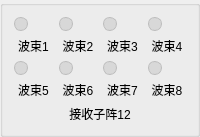
           <widget class="QGroupBox" name="grpArrayRx12">
            <property name="title">
             <string/>
            </property>
            <layout class="QVBoxLayout" name="layoutArrayRx12">
             <item>
              <layout class="QGridLayout" name="layoutArrayBeamsRx12">
               <item row="0" column="0">
                <layout class="QVBoxLayout" name="layoutRx12Beam1">
                 <item>
                  <widget class="QLabel" name="indicatorRx12Beam1">
                   <property name="minimumSize">
                    <size>
                     <width>14</width>
                     <height>14</height>
                    </size>
                   </property>
                   <property name="maximumSize">
                    <size>
                     <width>14</width>
                     <height>14</height>
                    </size>
                   </property>
                   <property name="styleSheet">
                    <string notr="true">background:#d8d8d8;border:1px solid #bdbdbd;border-radius:7px;</string>
                   </property>
                   <property name="text">
                    <string/>
                   </property>
                   <property name="alignment">
                    <set>Qt::AlignCenter</set>
                   </property>
                  </widget>
                 </item>
                 <item>
                  <widget class="QLabel" name="lblRx12Beam1">
                   <property name="text">
                    <string>波束1</string>
                   </property>
                   <property name="alignment">
                    <set>Qt::AlignCenter</set>
                   </property>
                  </widget>
                 </item>
                </layout>
               </item>
               <item row="0" column="1">
                <layout class="QVBoxLayout" name="layoutRx12Beam2">
                 <item>
                  <widget class="QLabel" name="indicatorRx12Beam2">
                   <property name="minimumSize">
                    <size>
                     <width>14</width>
                     <height>14</height>
                    </size>
                   </property>
                   <property name="maximumSize">
                    <size>
                     <width>14</width>
                     <height>14</height>
                    </size>
                   </property>
                   <property name="styleSheet">
                    <string notr="true">background:#d8d8d8;border:1px solid #bdbdbd;border-radius:7px;</string>
                   </property>
                   <property name="text">
                    <string/>
                   </property>
                   <property name="alignment">
                    <set>Qt::AlignCenter</set>
                   </property>
                  </widget>
                 </item>
                 <item>
                  <widget class="QLabel" name="lblRx12Beam2">
                   <property name="text">
                    <string>波束2</string>
                   </property>
                   <property name="alignment">
                    <set>Qt::AlignCenter</set>
                   </property>
                  </widget>
                 </item>
                </layout>
               </item>
               <item row="0" column="2">
                <layout class="QVBoxLayout" name="layoutRx12Beam3">
                 <item>
                  <widget class="QLabel" name="indicatorRx12Beam3">
                   <property name="minimumSize">
                    <size>
                     <width>14</width>
                     <height>14</height>
                    </size>
                   </property>
                   <property name="maximumSize">
                    <size>
                     <width>14</width>
                     <height>14</height>
                    </size>
                   </property>
                   <property name="styleSheet">
                    <string notr="true">background:#d8d8d8;border:1px solid #bdbdbd;border-radius:7px;</string>
                   </property>
                   <property name="text">
                    <string/>
                   </property>
                   <property name="alignment">
                    <set>Qt::AlignCenter</set>
                   </property>
                  </widget>
                 </item>
                 <item>
                  <widget class="QLabel" name="lblRx12Beam3">
                   <property name="text">
                    <string>波束3</string>
                   </property>
                   <property name="alignment">
                    <set>Qt::AlignCenter</set>
                   </property>
                  </widget>
                 </item>
                </layout>
               </item>
               <item row="0" column="3">
                <layout class="QVBoxLayout" name="layoutRx12Beam4">
                 <item>
                  <widget class="QLabel" name="indicatorRx12Beam4">
                   <property name="minimumSize">
                    <size>
                     <width>14</width>
                     <height>14</height>
                    </size>
                   </property>
                   <property name="maximumSize">
                    <size>
                     <width>14</width>
                     <height>14</height>
                    </size>
                   </property>
                   <property name="styleSheet">
                    <string notr="true">background:#d8d8d8;border:1px solid #bdbdbd;border-radius:7px;</string>
                   </property>
                   <property name="text">
                    <string/>
                   </property>
                   <property name="alignment">
                    <set>Qt::AlignCenter</set>
                   </property>
                  </widget>
                 </item>
                 <item>
                  <widget class="QLabel" name="lblRx12Beam4">
                   <property name="text">
                    <string>波束4</string>
                   </property>
                   <property name="alignment">
                    <set>Qt::AlignCenter</set>
                   </property>
                  </widget>
                 </item>
                </layout>
               </item>
               <item row="1" column="0">
                <layout class="QVBoxLayout" name="layoutRx12Beam5">
                 <item>
                  <widget class="QLabel" name="indicatorRx12Beam5">
                   <property name="minimumSize">
                    <size>
                     <width>14</width>
                     <height>14</height>
                    </size>
                   </property>
                   <property name="maximumSize">
                    <size>
                     <width>14</width>
                     <height>14</height>
                    </size>
                   </property>
                   <property name="styleSheet">
                    <string notr="true">background:#d8d8d8;border:1px solid #bdbdbd;border-radius:7px;</string>
                   </property>
                   <property name="text">
                    <string/>
                   </property>
                   <property name="alignment">
                    <set>Qt::AlignCenter</set>
                   </property>
                  </widget>
                 </item>
                 <item>
                  <widget class="QLabel" name="lblRx12Beam5">
                   <property name="text">
                    <string>波束5</string>
                   </property>
                   <property name="alignment">
                    <set>Qt::AlignCenter</set>
                   </property>
                  </widget>
                 </item>
                </layout>
               </item>
               <item row="1" column="1">
                <layout class="QVBoxLayout" name="layoutRx12Beam6">
                 <item>
                  <widget class="QLabel" name="indicatorRx12Beam6">
                   <property name="minimumSize">
                    <size>
                     <width>14</width>
                     <height>14</height>
                    </size>
                   </property>
                   <property name="maximumSize">
                    <size>
                     <width>14</width>
                     <height>14</height>
                    </size>
                   </property>
                   <property name="styleSheet">
                    <string notr="true">background:#d8d8d8;border:1px solid #bdbdbd;border-radius:7px;</string>
                   </property>
                   <property name="text">
                    <string/>
                   </property>
                   <property name="alignment">
                    <set>Qt::AlignCenter</set>
                   </property>
                  </widget>
                 </item>
                 <item>
                  <widget class="QLabel" name="lblRx12Beam6">
                   <property name="text">
                    <string>波束6</string>
                   </property>
                   <property name="alignment">
                    <set>Qt::AlignCenter</set>
                   </property>
                  </widget>
                 </item>
                </layout>
               </item>
               <item row="1" column="2">
                <layout class="QVBoxLayout" name="layoutRx12Beam7">
                 <item>
                  <widget class="QLabel" name="indicatorRx12Beam7">
                   <property name="minimumSize">
                    <size>
                     <width>14</width>
                     <height>14</height>
                    </size>
                   </property>
                   <property name="maximumSize">
                    <size>
                     <width>14</width>
                     <height>14</height>
                    </size>
                   </property>
                   <property name="styleSheet">
                    <string notr="true">background:#d8d8d8;border:1px solid #bdbdbd;border-radius:7px;</string>
                   </property>
                   <property name="text">
                    <string/>
                   </property>
                   <property name="alignment">
                    <set>Qt::AlignCenter</set>
                   </property>
                  </widget>
                 </item>
                 <item>
                  <widget class="QLabel" name="lblRx12Beam7">
                   <property name="text">
                    <string>波束7</string>
                   </property>
                   <property name="alignment">
                    <set>Qt::AlignCenter</set>
                   </property>
                  </widget>
                 </item>
                </layout>
               </item>
               <item row="1" column="3">
                <layout class="QVBoxLayout" name="layoutRx12Beam8">
                 <item>
                  <widget class="QLabel" name="indicatorRx12Beam8">
                   <property name="minimumSize">
                    <size>
                     <width>14</width>
                     <height>14</height>
                    </size>
                   </property>
                   <property name="maximumSize">
                    <size>
                     <width>14</width>
                     <height>14</height>
                    </size>
                   </property>
                   <property name="styleSheet">
                    <string notr="true">background:#d8d8d8;border:1px solid #bdbdbd;border-radius:7px;</string>
                   </property>
                   <property name="text">
                    <string/>
                   </property>
                   <property name="alignment">
                    <set>Qt::AlignCenter</set>
                   </property>
                  </widget>
                 </item>
                 <item>
                  <widget class="QLabel" name="lblRx12Beam8">
                   <property name="text">
                    <string>波束8</string>
                   </property>
                   <property name="alignment">
                    <set>Qt::AlignCenter</set>
                   </property>
                  </widget>
                 </item>
                </layout>
               </item>
              </layout>
             </item>
             <item>
              <widget class="QLabel" name="lblArrayNameRx12">
               <property name="text">
                <string>接收子阵12</string>
               </property>
               <property name="alignment">
                <set>Qt::AlignCenter</set>
               </property>
              </widget>
             </item>
            </layout>
           </widget>
